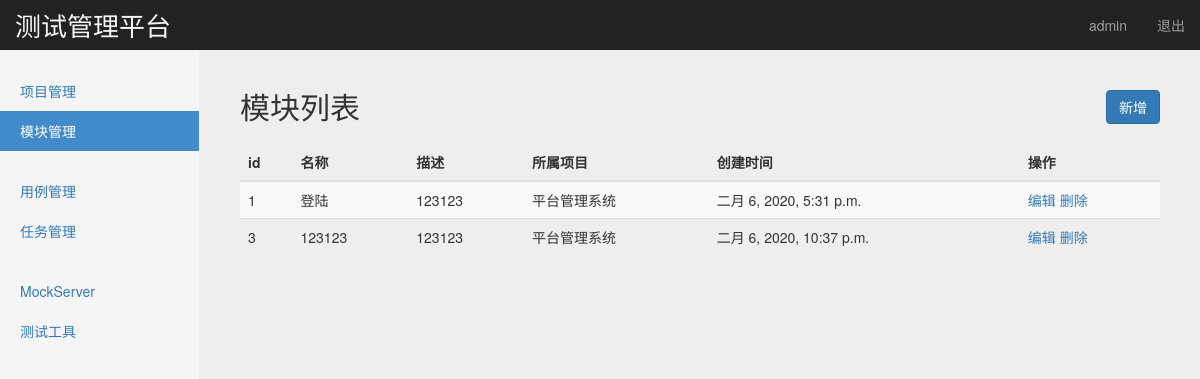
The app's page /manage/module_manage/ (signed in), older data.
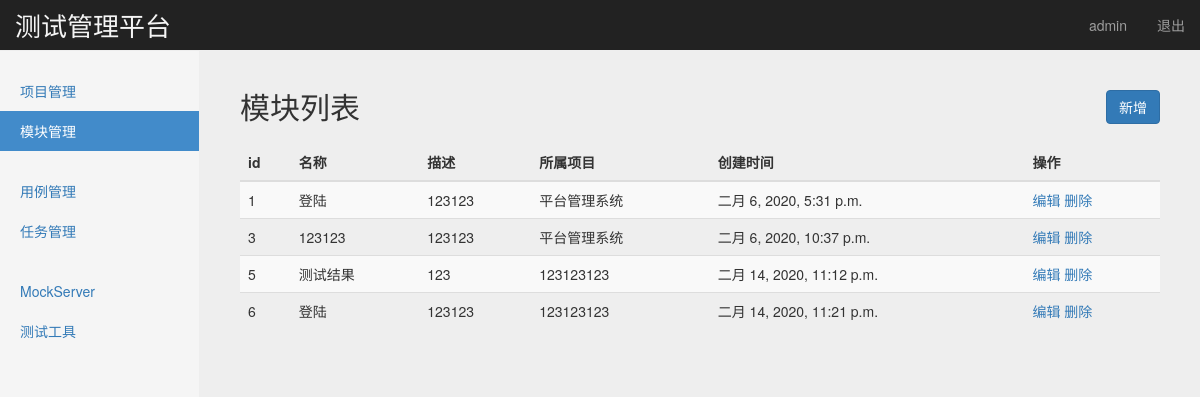
The same page, newer data.
### project_app/models.py (models this page shows, shortened)
class Module(models.Model):
    project = models.ForeignKey(Project,related_query_name="项目",on_delete=models.CASCADE) #on_delete=models.CASCADE外健联级删除
    name = models.CharField("名称",max_length=100,blank=False,default='')
    describe = models.TextField("描述",default='')
    create_time = models.DateTimeField('创建时间',auto_now=True)

class Project(models.Model):
    name = models.CharField('名称',max_length=100,blank=False,default='',unique=True)
    describe = models.TextField('描述',default='')
    status = models.BooleanField('状态',default=True)
    create_time = models.DateTimeField('创建时间',auto_now=True)
    def __str__(self):
        return self.name

### project_app/views/module_views.py (the view)
# urls.py: path('module_manage/', module_views.module_manage),
@login_required  #判断用户是否登陆
def module_manage(request):
    username = request.session.get('user','') #读取浏览器session
    modules = Module.objects.all()
    return render(request,'module_manage.html',{
        'user':username,'modules':modules,'type':'list'})

### templates/module_manage.html (shortened to what this page needs)
{% extends "base.html" %}
{% block content %}
    <nav class="navbar navbar-inverse navbar-fixed-top">
      <div class="container-fluid">
        <div class="navbar-header">
          <a class="navbar-brand" style=" color:#f5f5f5; font-size:26px;" href="#">测试管理平台</a>
        </div>
        <div id="navbar" class="navbar-collapse collapse">
          <ul class="nav navbar-nav navbar-right">
            <li><a href="#">{{ user }}</a></li>
            <li><a href="/logout/">退出</a></li>
          </ul>
        </div>
      </div>
    </nav>
    <div class="container-fluid">
      <div class="row">
        <div class="col-sm-3 col-md-2 sidebar">
          <ul class="nav nav-sidebar">
            <li><a href="/manage/project_manage/">项目管理</a></li>
            <li class="active"><a href="/manage/module_manage/">模块管理</a></li>
          </ul>
          <ul class="nav nav-sidebar">
            <li><a href="">用例管理</a></li>
            <li><a href="">任务管理</a></li>
          </ul>
          <ul class="nav nav-sidebar">
            <li><a href="">MockServer</a></li>
            <li><a href="">测试工具</a></li>
          </ul>
        </div>
        {% if type == 'list' %}
        <div class="col-sm-9 col-sm-offset-3 col-md-10 col-md-offset-2 main">
          <h2 class="sub-header">模块列表
            <button type="button" class="btn btn-primary" style="float: right"
            onclick="window.location.href='/manage/add_module/'">新增</button>
          </h2>
          <div class="table-responsive">
            <table class="table table-striped">
              <thead>
                <tr>
                  <th>id</th>
                  <th>名称</th>
                  <th>描述</th>
                  <th>所属项目</th>
                  <th>创建时间</th>
                  <th>操作</th>
                </tr>
              </thead>
              <tbody>
                {% for module in modules %}
                <tr>
                  <td>{{ module.id }}</td>
                  <td>{{ module.name }}</td>
                  <td>{{ module.describe }}</td>
                  <td>{{ module.project }}</td>
                  <td>{{ module.create_time}}</td>
                  <td>
                    <a href="/manage/edit_module/{{ module.id }}">编辑</a>
                    <a href="/manage/delete_module/{{ module.id }}">删除</a>
                  </td>
                </tr>
                {% endfor %}
              </tbody>
            </table>
          </div>
        </div>
        {% endif %}
      </div>
    </div>
{% endblock %}

Row changes from the older to the newer data that the page shows:
added Module: id "5", name "测试结果", describe "123", project "123123123", create_time "二月 14, 2020, 11:12 p.m."
added Module: id "6", name "登陆", describe "123123", project "123123123", create_time "二月 14, 2020, 11:21 p.m."
